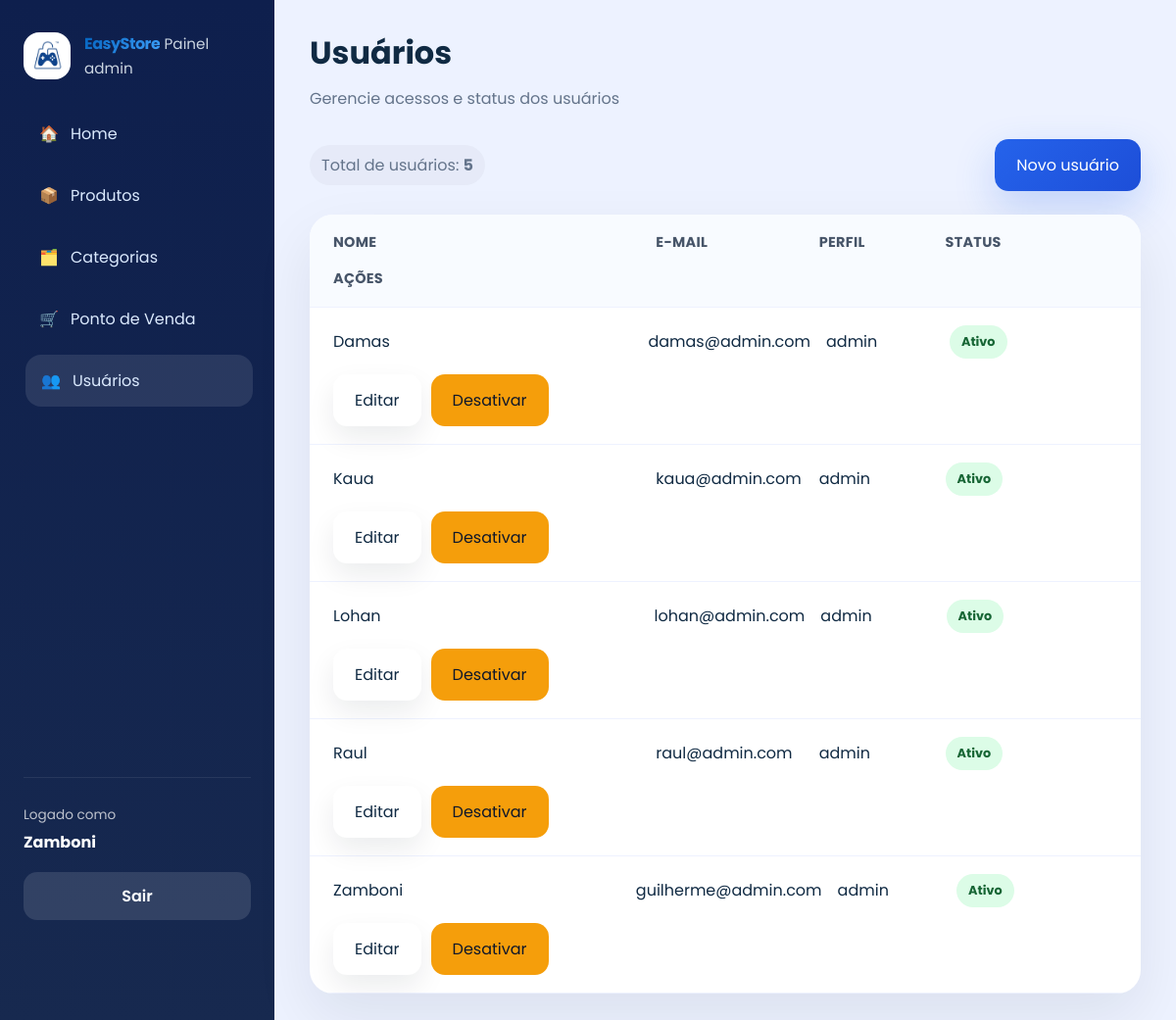
The app's page /usuarios/ (signed in), older data.
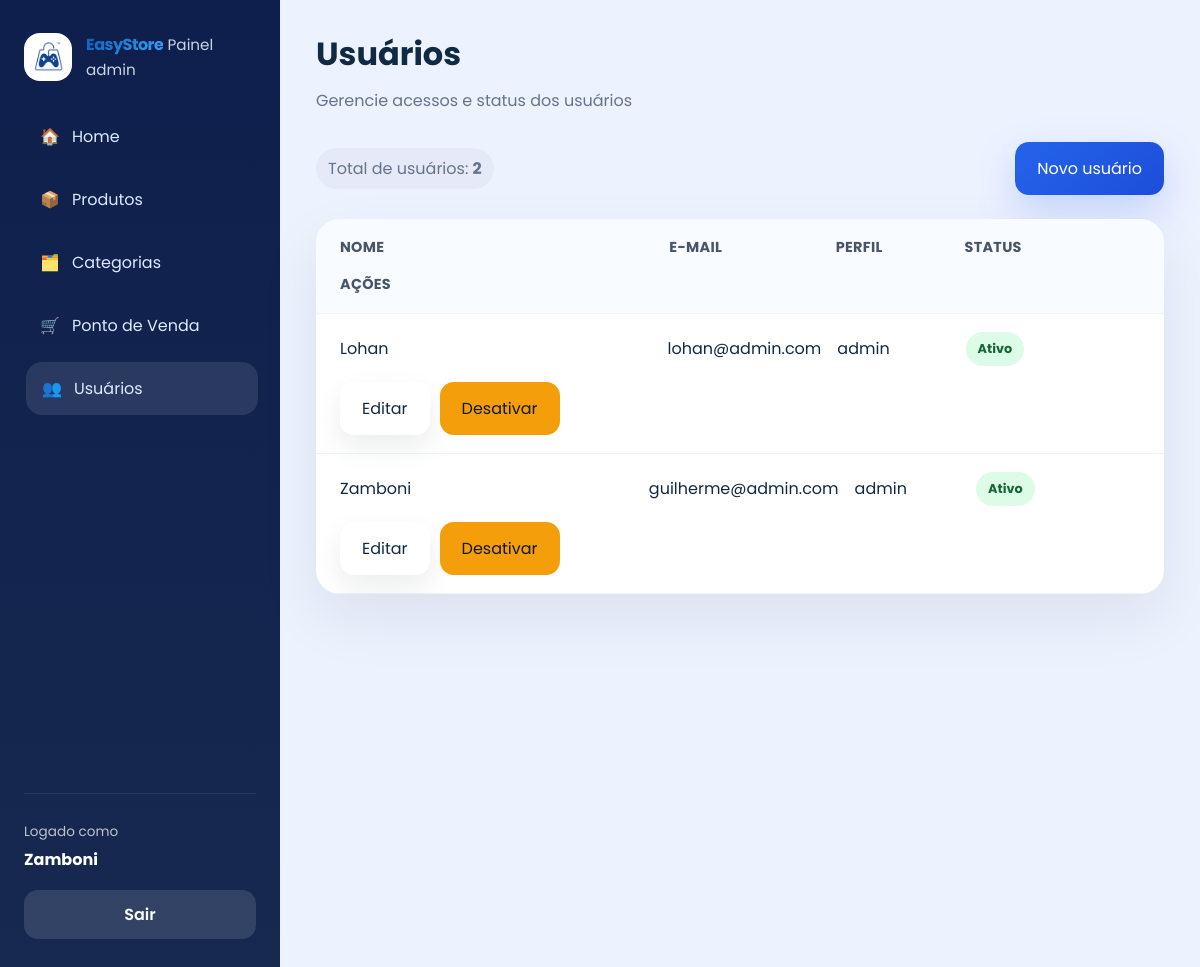
The same page, newer data.
### app/models/usuario.py (models this page shows)
class Usuario(Base):
    __tablename__ = "usuarios"
    id = Column(Integer, primary_key=True, autoincrement=True)
    nome = Column(String(167), nullable=False)
    email = Column(String(167), unique=True, index=True, nullable=False)
    senha_hash = Column(String(255), nullable=False)
    role = Column(String(20), nullable=False, default="operador")
    ativo = Column(Boolean, default=True)
    criado_em = Column(DateTime, server_default=func.now())

### app/controllers/admin_controller.py (the view)
@router.get("/")
def listar_usuarios(request: Request, db: Session = Depends(get_db), admin = Depends(get_admin)):
    usuarios = db.query(Usuario).order_by(Usuario.nome).all()
    return templates.TemplateResponse(
        request,
        "admin/usuarios.html",
        {
            "request": request,
            "usuario": admin,
            "usuarios": usuarios,
            "page_title": "Usuários",
            "page_subtitle": "Gerencie acessos e status dos usuários",
            "css_path": "css/admin.css",
            "active": "usuarios",
        }
    )

### app/templates/admin/usuarios.html
{% extends "admin/base.html" %}
{% block content %}
<div class="table-actions">
  <div class="detail-pill">Total de usuários: <strong>{{ usuarios|length }}</strong></div>
  <a href="/usuarios/novo" class="btn btn-primary">Novo usuário</a>
</div>
<div class="table-card">
  <div class="table-row header">
    <div>Nome</div>
    <div>E-mail</div>
    <div>Perfil</div>
    <div>Status</div>
    <div>Ações</div>
  </div>
  {% for usuario in usuarios %}
  <div class="table-row">
    <div>{{ usuario.nome }}</div>
    <div>{{ usuario.email }}</div>
    <div>{{ usuario.role }}</div>
    <div><span class="status-badge {% if usuario.ativo %}active{% else %}inactive{% endif %}">{{ 'Ativo' if usuario.ativo else 'Inativo' }}</span></div>
    <div class="actions">
      <a href="/usuarios/{{ usuario.id }}/editar" class="btn btn-secondary">Editar</a>
      <form action="/usuarios/{{ usuario.id }}/toggle-ativo" method="post"><button type="submit" class="btn btn-warning">{% if usuario.ativo %}Desativar{% else %}Ativar{% endif %}</button></form>
    </div>
  </div>
  {% endfor %}
</div>
{% endblock %}

### app/templates/admin/base.html (shortened to what this page needs)
<!DOCTYPE html>
<html lang="pt-br">
<head>
  <link rel="stylesheet" href="{{ request.url_for('static', path=css_path) }}">
</head>
<body>
  <div class="admin-layout">
    <aside class="sidebar">
      <div class="brand-block">
        <img src="{{ request.url_for('static', path='img/logo.png') }}" alt="EasyStore" class="brand-logo">
        <div>
          <strong>EasyStore</strong>
          <span>Painel admin</span>
        </div>
      </div>
      <nav class="sidebar-nav">
        <a href="/admin" class="{% if active == 'home' %}active{% endif %}"><span>🏠</span>Home</a>
        <a href="/produtos" class="{% if active == 'produtos' %}active{% endif %}"><span>📦</span>Produtos</a>
        <a href="/categorias" class="{% if active == 'categorias' %}active{% endif %}"><span>🗂️</span>Categorias</a>
        <a href="/admin/pos" class="{% if active == 'pos' %}active{% endif %}"><span>🛒</span>Ponto de Venda</a>
        <a href="/usuarios" class="{% if active == 'usuarios' %}active{% endif %}"><span>👥</span>Usuários</a>
      </nav>
      <div class="sidebar-footer">
        <div class="profile-card">
          <span>Logado como</span>
          <strong>{{ usuario.nome  }}</strong>
        </div>
        <a href="/auth/logout" class="logout-btn">Sair</a>
      </div>
    </aside>
    <main class="admin-content">
      <header class="topbar">
        <div>
          <h1>{{ page_title }}</h1>
          {% if page_subtitle %}
          <p class="subtitle">{{ page_subtitle }}</p>
          {% endif %}
        </div>
      </header>
      <section class="page-body">
        {% block content %}{% endblock %}
      </section>
    </main>
  </div>
</body>
</html>

### app/static/css/admin.css (style rules this page uses)
:root { --bg: #edf2ff; --surface: #ffffff; --surface-soft: #f8fafc; --text: #102a43; --muted: #64748b; --primary: #2563eb; --primary-dark: #1d4ed8; --success: #16a34a; --warning: #f59e0b; --danger: #dc2626; --radius: 24px; --shadow: 0 24px 60px rgba(15, 23, 42, 0.08); --transition: 0.25s ease; --color-dark: #0262bd; --color-primary: #3fa1fc; }
* { box-sizing: border-box; margin: 0; padding: 0; }
html, body { min-height: 100%; background: var(--bg); font-family: 'Poppins', sans-serif; color: var(--text); }
body { overflow-x: hidden; }
a { color: inherit; text-decoration: none; }
button { font: inherit; cursor: pointer; }
.admin-layout { display: grid; grid-template-columns: 280px 1fr; min-height: 100vh; }
.sidebar { background: linear-gradient(180deg, #0e1f4d 0%, #17294f 100%); padding: 32px 24px; display: flex; flex-direction: column; gap: 28px; }
.brand-block { display: flex; gap: 14px; align-items: center; }
.brand-logo { width: 48px; height: 48px; border-radius: 16px; background: #fff; padding: 8px; object-fit: contain; }
.brand-block strong { background: linear-gradient(135deg, var(--color-dark) 0%, var(--color-primary) 100%); -webkit-background-clip: text; -webkit-text-fill-color: transparent; background-clip: text; letter-spacing: -0.5px; }
.brand-block span { color: #cbd5e1; font-size: 0.95rem; }
.sidebar-nav { display: grid; gap: 10px; }
.sidebar-nav a { display: flex; align-items: center; gap: 12px; padding: 14px 16px; border-radius: 16px; color: #dbeafe; transition: background var(--transition), transform var(--transition); }
.sidebar-nav a:hover, .sidebar-nav a.active { background: rgba(255, 255, 255, 0.1); transform: translateX(2px); }
.sidebar-nav span { font-size: 1rem; }
.sidebar-footer { margin-top: 350px; margin-bottom: 0; border-top: 1px solid rgba(255, 255, 255, 0.08); padding-top: 24px; display: flex; flex-direction: column; gap: 18px; }
.profile-card span { color: rgba(255, 255, 255, 0.72); font-size: 0.85rem; }
.profile-card strong { display: block; margin-top: 4px; color: #fff; }
.logout-btn { padding: 12px 14px; border-radius: 14px; background: rgba(255, 255, 255, 0.12); text-align: center; color: #f8fafc; font-weight: 600; }
.admin-content { padding: 30px 36px; }
.topbar { display: flex; justify-content: space-between; align-items: flex-start; gap: 18px; margin-bottom: 28px; }
.topbar h1 { font-size: 2rem; }
.subtitle { margin-top: 10px; color: var(--muted); line-height: 1.6; }
.page-body { display: grid; gap: 24px; }
.btn { display: inline-flex; align-items: center; justify-content: center; padding: 14px 22px; border-radius: 14px; border: none; transition: transform var(--transition), box-shadow var(--transition); }
.btn-primary { background: linear-gradient(135deg, var(--primary), var(--primary-dark)); color: #fff; box-shadow: 0 16px 40px rgba(37, 99, 235, 0.22); }
.btn-secondary { background: var(--surface); color: var(--text); box-shadow: 0 12px 28px rgba(15, 23, 42, 0.08); }
.btn-warning { background: var(--warning); color: #0f172a; }
.card, .table-card, .form-card { background: var(--surface); border-radius: var(--radius); box-shadow: var(--shadow); }
.table-card { overflow: hidden; }
.table-row { display: grid; grid-template-columns: 2.5fr 1.2fr 0.9fr 1.4fr; gap: 16px; align-items: center; padding: 18px 24px; border-bottom: 1px solid #eef2ff; }
.table-row.header { background: #f8fbff; text-transform: uppercase; letter-spacing: 0.02em; color: #475569; font-size: 0.9rem; font-weight: 700; }
.actions { display: flex; flex-wrap: wrap; gap: 10px; }
.status-badge { display: inline-flex; padding: 8px 12px; border-radius: 999px; font-size: 0.8rem; font-weight: 700; }
.status-badge.active { background: #dcfce7; color: #166534; }
.page-actions, .table-actions { display: flex; justify-content: space-between; align-items: center; gap: 16px; flex-wrap: wrap; }
.detail-pill { color: var(--muted); }
.detail-pill { background: rgba(15, 23, 42, 0.03); padding: 8px 12px; border-radius: 999px; }

Row changes from the older to the newer data that the page shows:
removed Usuario: nome "Damas", email "damas@admin.com", role "admin", ativo "Ativo", shows "Desativar"
removed Usuario: nome "Kaua", email "kaua@admin.com", role "admin", ativo "Ativo", shows "Desativar"
removed Usuario: nome "Raul", email "raul@admin.com", role "admin", ativo "Ativo", shows "Desativar"
Text that changed along with them:
{{ usuarios|length }}: "5" → "2"
